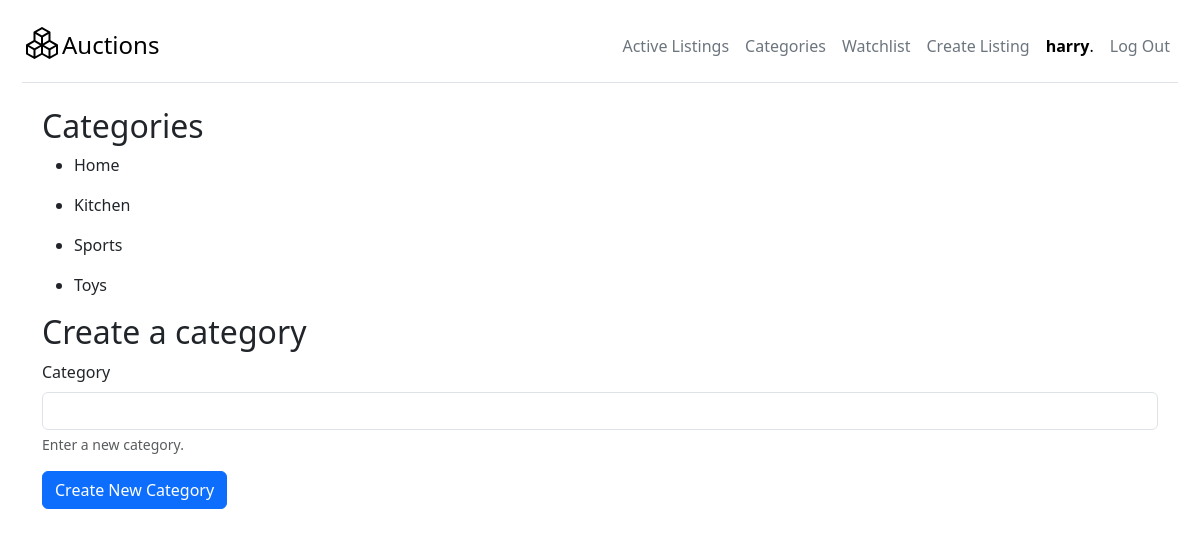
The page /categories (signed in) on the database its author committed.
### auctions/models.py (models this page shows)
class User(AbstractUser):
    def __str__(self):
        return f"{self.username}"

class Category(models.Model):
    name = models.CharField(max_length=64)
    class Meta:
        ordering = ["name"]
    def __str__(self):
        return f"{self.name}"

### auctions/views.py (the view, shortened to what this page needs)
# urls.py: path("categories", views.create_categories, name="categories"),
def create_categories(request):
    if request.method == "GET":
        categories = Category.objects.all()
        return render(request, "auctions/categories.html", {"categories": categories})

### auctions/templates/auctions/categories.html (shortened to what this page needs)
{% extends "auctions/layout.html" %}
{% block body %}
{% if user.is_authenticated %}
<div class="container-fluid">
    <div class="container">
        <h2>Categories</h2>
        {% for category in categories %}
        <ul>
            <li>{{ category }}</li>
        </ul>
        {% endfor %}
        <h2>Create a category</h2>
        <form action="{% url 'categories' %}" method="POST">
            <div class="mb-3">
                <label for="category" class="form-label">Category</label>
                <input type="text" name="category" class="form-control" id="category" aria-describedby="categoryHelp">
                <div id="categoryHelp" class="form-text">Enter a new category.</div>
            </div>
            <button type="submit" class="btn btn-primary">Create New Category</button>
        </form>
        {% else %}
        <p>You need to <a href="{% url 'login' %}">login</a> or <a href="{% url 'register' %}">register</a></p>
    </div>
    {% endif %}
</div>
{% endblock %}

### auctions/templates/auctions/layout.html (shortened to what this page needs)
{% load static %}
<!DOCTYPE html>
<html lang="en">
<head>
    <link href="https://cdn.jsdelivr.net/npm/bootstrap@5.3.0/dist/css/bootstrap.min.css" rel="stylesheet"
>
    <link href="{% static 'auctions/styles.css' %}" rel="stylesheet">
</head>
<body>
    <div class="container-fluid">
        <header
            class="d-flex flex-wrap align-items-center justify-content-center justify-content-md-between py-3 mb-4 border-bottom">
            <div class="col-md-3 mb-2 mb-md-0">
                <a href="/" class="d-inline-flex link-body-emphasis text-decoration-none">
                     <span class="fs-4">Auctions</span>
                </a>
            </div>
            <ul class="nav col-12 col-md-auto mb-2 justify-content-center mb-md-0">
                <li>
                    <a href="{% url 'index' %}" class="nav-link px-2 link-secondary">Active Listings</a>
                </li>
                {% if user.is_authenticated %}
                <li><a href="{% url 'categories' %}" class="nav-link px-2 link-secondary">Categories</a></li>
                <li><a href="{% url 'watchlist' %}" class="nav-link px-2 link-secondary">Watchlist</a></li>
                <li><a href="{% url 'create' %}" class="nav-link px-2 link-secondary">Create Listing</a></li>
                <li><a href="{% url 'user' %}" class="nav-link px-2 link-body-emphasis">
                        <strong>{{ user.username }}</strong>.
                    </a></li>
                <li><a href="{% url 'logout' %}" class="nav-link px-2 link-secondary">Log Out</a></li>
                {% else %}
            </ul>
            <div class="col-md-3 text-end">
                <a class="btn btn-outline-primary me-2" href="{% url 'login' %}" role="button">Log In</a>
                <a class="btn btn-primary" href="{% url 'register' %}" role="button">Register</a>
            </div>
            {% endif %}
        </header>
    </div>
    {% block body %}
    {% endblock %}
</body>
</html>

### auctions/static/auctions/styles.css (style rules this page uses)
body { padding: 10px; }

### rows shown on the page
User: username "harry"
Category: name "Home"
Category: name "Kitchen"
Category: name "Sports"
Category: name "Toys"
